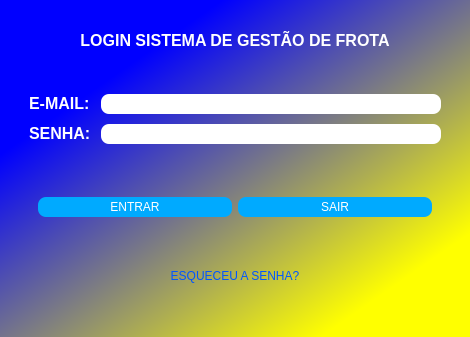
<?xml version="1.0" encoding="UTF-8"?>
<ui version="4.0">
 <class>LoginDialog</class>
 <widget class="QDialog" name="LoginDialog">
  <property name="geometry">
   <rect>
    <x>0</x>
    <y>0</y>
    <width>470</width>
    <height>337</height>
   </rect>
  </property>
  <property name="windowTitle">
   <string>Login</string>
  </property>
  <property name="styleSheet">
   <string notr="true">background-color: qlineargradient(spread:pad, x1:0.256, y1:0.210227, x2:0.858, y2:0.829864, stop:0 rgba(0, 0, 255, 255), stop:1 rgba(255, 255, 0, 255));</string>
  </property>
  <layout class="QVBoxLayout" name="verticalLayout">
   <item>
    <widget class="QLabel" name="lbl_login_titulo">
     <property name="styleSheet">
      <string notr="true">    background-color: transparent;
    border: none;</string>
     </property>
     <property name="text">
      <string>&lt;html&gt;&lt;head/&gt;&lt;body&gt;&lt;p align=&quot;center&quot;&gt;&lt;span style=&quot; font-size:12pt; font-weight:600; color:#ffffff;&quot;&gt;LOGIN SISTEMA DE GESTÃO DE FROTA&lt;/span&gt;&lt;/p&gt;&lt;/body&gt;&lt;/html&gt;</string>
     </property>
    </widget>
   </item>
   <item>
    <widget class="QFrame" name="frame_login_acao">
     <property name="minimumSize">
      <size>
       <width>0</width>
       <height>250</height>
      </size>
     </property>
     <property name="autoFillBackground">
      <bool>false</bool>
     </property>
     <property name="styleSheet">
      <string notr="true">    background-color: transparent;
    border: none; /* Opcional: remove a borda também */</string>
     </property>
     <property name="frameShape">
      <enum>QFrame::NoFrame</enum>
     </property>
     <property name="frameShadow">
      <enum>QFrame::Sunken</enum>
     </property>
     <layout class="QVBoxLayout" name="verticalLayout_2">
      <item>
       <widget class="QFrame" name="frame_login_info">
        <property name="minimumSize">
         <size>
          <width>0</width>
          <height>50</height>
         </size>
        </property>
        <property name="styleSheet">
         <string notr="true">    background-color: transparent;
    border: none; /* Opcional: remove a borda também */</string>
        </property>
        <property name="frameShape">
         <enum>QFrame::NoFrame</enum>
        </property>
        <property name="frameShadow">
         <enum>QFrame::Raised</enum>
        </property>
        <layout class="QFormLayout" name="formLayout">
         <property name="horizontalSpacing">
          <number>10</number>
         </property>
         <property name="verticalSpacing">
          <number>10</number>
         </property>
         <item row="0" column="0">
          <widget class="QLabel" name="lbl_login_email">
           <property name="text">
            <string>&lt;html&gt;&lt;head/&gt;&lt;body&gt;&lt;p&gt;&lt;span style=&quot; font-size:12pt; font-weight:600; color:#ffffff;&quot;&gt;E-MAIL:&lt;/span&gt;&lt;/p&gt;&lt;/body&gt;&lt;/html&gt;</string>
           </property>
          </widget>
         </item>
         <item row="0" column="1">
          <widget class="QLineEdit" name="edit_login_email">
           <property name="minimumSize">
            <size>
             <width>0</width>
             <height>20</height>
            </size>
           </property>
           <property name="styleSheet">
            <string notr="true">background-color: rgb(255, 255, 255);
border-radius: 8px;</string>
           </property>
          </widget>
         </item>
         <item row="1" column="1">
          <widget class="QLineEdit" name="edit_login_senha">
           <property name="minimumSize">
            <size>
             <width>0</width>
             <height>20</height>
            </size>
           </property>
           <property name="contextMenuPolicy">
            <enum>Qt::DefaultContextMenu</enum>
           </property>
           <property name="styleSheet">
            <string notr="true">background-color: rgb(255, 255, 255);
border-radius: 8px;
</string>
           </property>
           <property name="echoMode">
            <enum>QLineEdit::Password</enum>
           </property>
           <property name="cursorMoveStyle">
            <enum>Qt::LogicalMoveStyle</enum>
           </property>
          </widget>
         </item>
         <item row="1" column="0">
          <widget class="QLabel" name="lbl_login_senha">
           <property name="text">
            <string>&lt;html&gt;&lt;head/&gt;&lt;body&gt;&lt;p&gt;&lt;span style=&quot; font-size:12pt; font-weight:600; color:#ffffff;&quot;&gt;SENHA:&lt;/span&gt;&lt;/p&gt;&lt;/body&gt;&lt;/html&gt;</string>
           </property>
          </widget>
         </item>
        </layout>
       </widget>
      </item>
      <item>
       <widget class="QFrame" name="frame_login_btns">
        <property name="minimumSize">
         <size>
          <width>0</width>
          <height>150</height>
         </size>
        </property>
        <property name="frameShape">
         <enum>QFrame::NoFrame</enum>
        </property>
        <property name="frameShadow">
         <enum>QFrame::Plain</enum>
        </property>
        <layout class="QVBoxLayout" name="verticalLayout_3">
         <item>
          <widget class="QFrame" name="frame_login_btn_in">
           <property name="frameShape">
            <enum>QFrame::StyledPanel</enum>
           </property>
           <property name="frameShadow">
            <enum>QFrame::Raised</enum>
           </property>
           <layout class="QHBoxLayout" name="horizontalLayout">
            <item>
             <widget class="QPushButton" name="btn_login_entrar">
              <property name="minimumSize">
               <size>
                <width>0</width>
                <height>20</height>
               </size>
              </property>
              <property name="mouseTracking">
               <bool>true</bool>
              </property>
              <property name="styleSheet">
               <string notr="true">background-color: rgb(0, 170, 255);
color: rgb(255, 255, 255);
border-radius: 8px</string>
              </property>
              <property name="text">
               <string>ENTRAR</string>
              </property>
             </widget>
            </item>
            <item>
             <widget class="QPushButton" name="btn_login_sair">
              <property name="minimumSize">
               <size>
                <width>0</width>
                <height>20</height>
               </size>
              </property>
              <property name="mouseTracking">
               <bool>true</bool>
              </property>
              <property name="contextMenuPolicy">
               <enum>Qt::PreventContextMenu</enum>
              </property>
              <property name="styleSheet">
               <string notr="true">background-color: rgb(0, 170, 255);
color: rgb(255, 255, 255);
border-radius: 8px</string>
              </property>
              <property name="text">
               <string>SAIR</string>
              </property>
             </widget>
            </item>
           </layout>
          </widget>
         </item>
         <item>
          <widget class="QFrame" name="frame_login_esqueceu">
           <property name="frameShape">
            <enum>QFrame::StyledPanel</enum>
           </property>
           <property name="frameShadow">
            <enum>QFrame::Raised</enum>
           </property>
           <layout class="QVBoxLayout" name="verticalLayout_4">
            <item>
             <widget class="QPushButton" name="btn_login_esqueceu">
              <property name="minimumSize">
               <size>
                <width>0</width>
                <height>20</height>
               </size>
              </property>
              <property name="cursor">
               <cursorShape>PointingHandCursor</cursorShape>
              </property>
              <property name="mouseTracking">
               <bool>true</bool>
              </property>
              <property name="styleSheet">
               <string notr="true">color: rgb(0, 85, 255);</string>
              </property>
              <property name="text">
               <string>ESQUECEU A SENHA?</string>
              </property>
             </widget>
            </item>
           </layout>
          </widget>
         </item>
        </layout>
       </widget>
      </item>
     </layout>
    </widget>
   </item>
  </layout>
 </widget>
 <resources/>
 <connections/>
</ui>
